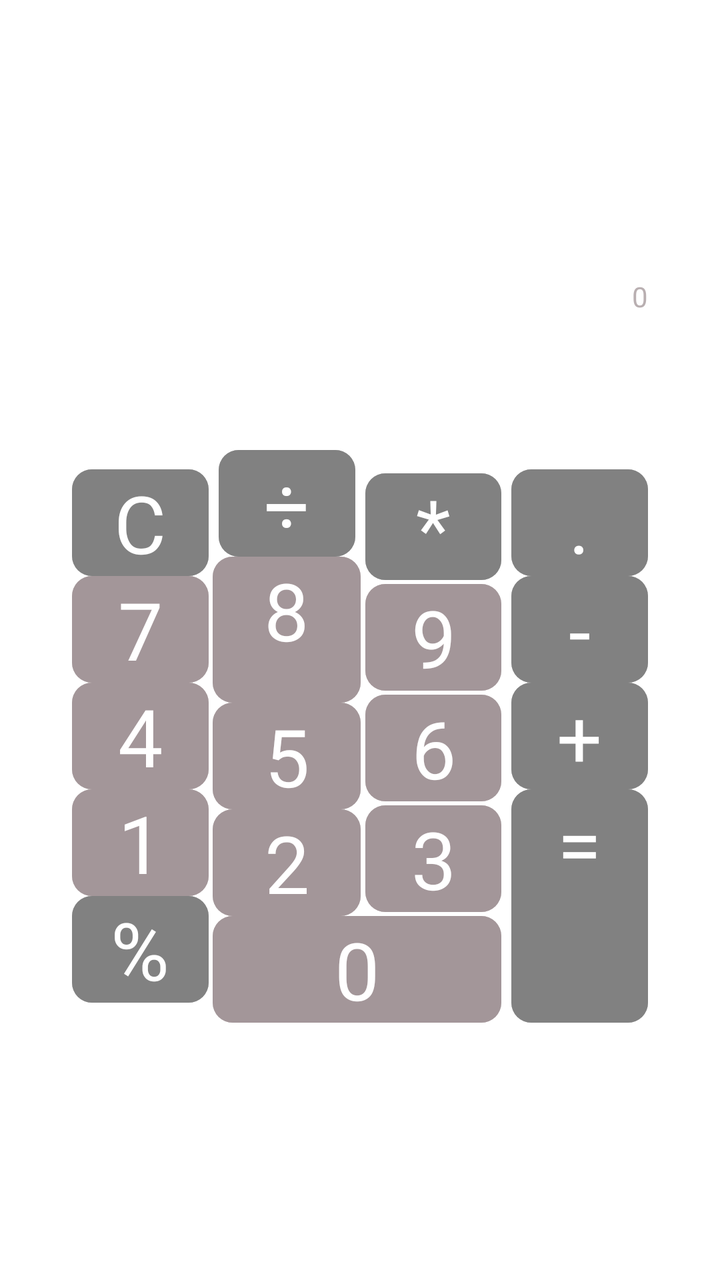
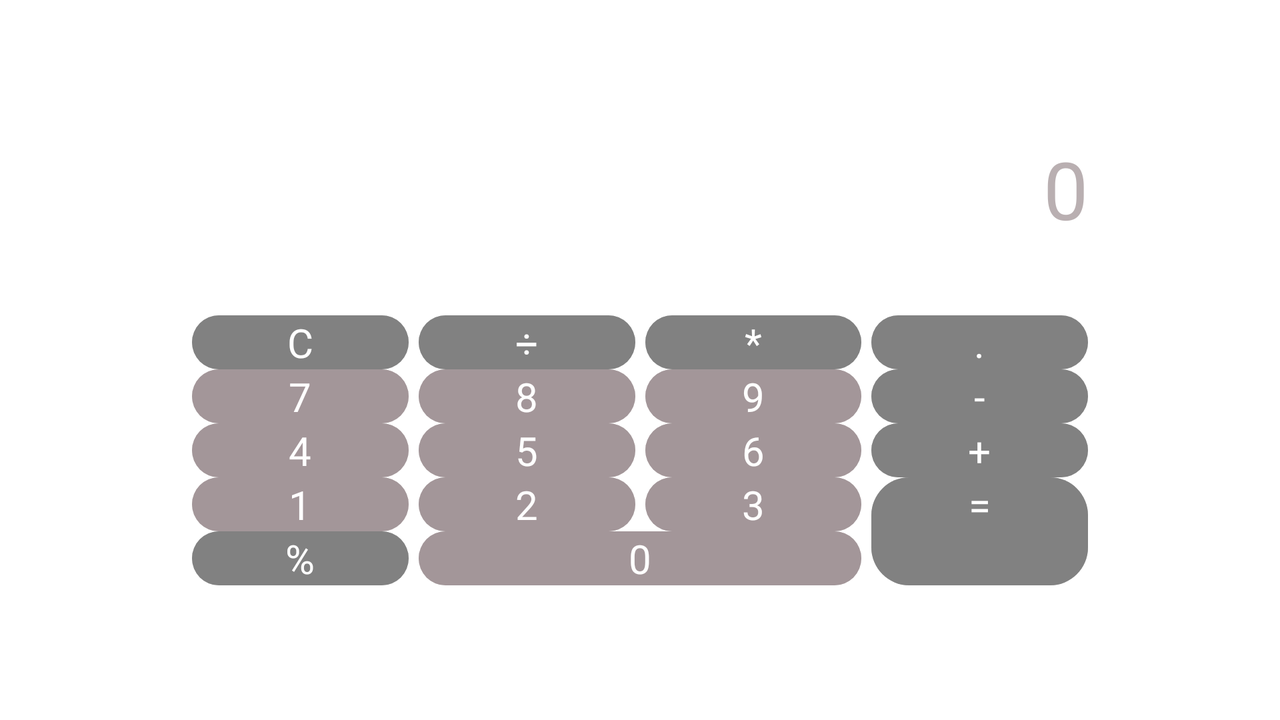

Two renders of one Android screen. The first uses the default layout on a phone; the second uses the alternative layout the repository ships for a different screen configuration, on a matching device. The two XML files are below.
<!-- AndroidManifest.xml: application theme Theme.MyCalculator -->
<!-- res/layout/keyboard.xml -->
<?xml version="1.0" encoding="utf-8"?>
<androidx.constraintlayout.widget.ConstraintLayout xmlns:android="http://schemas.android.com/apk/res/android"
    android:layout_width="match_parent"
    android:layout_height="match_parent"
    xmlns:app="http://schemas.android.com/apk/res-auto">

    <TextView
        android:id="@+id/input"
        android:layout_width="0dp"
        android:layout_height="0dp"
        android:textAlignment="textEnd"
        android:textSize="@dimen/size_text"
        android:textColorHint="@color/copper"
        android:textColor="@color/copper"
        android:hint="@string/hint"
        app:layout_constraintBottom_toTopOf="@id/result"
        app:layout_constraintEnd_toEndOf="parent"
        app:layout_constraintHorizontal_chainStyle="spread"
        app:layout_constraintStart_toStartOf="parent"
        app:layout_constraintTop_toTopOf="parent"
        app:layout_constraintVertical_chainStyle="packed"
        app:layout_constraintWidth_percent=".80"
        app:layout_constraintHeight_percent=".10"/>

    <TextView
        android:id="@+id/result"
        android:layout_width="0dp"
        android:layout_height="0dp"
        android:textAlignment="textEnd"
        android:textSize="20dp"
        android:textColorHint="@color/copper"
        android:textColor="@color/copper"
        app:layout_constraintBottom_toTopOf="@id/button_c"
        app:layout_constraintEnd_toEndOf="@id/input"
        app:layout_constraintHorizontal_chainStyle="spread"
        app:layout_constraintStart_toStartOf="@id/input"
        app:layout_constraintTop_toBottomOf="@id/input"
        app:layout_constraintVertical_chainStyle="packed"
        app:layout_constraintHeight_percent=".05"/>

    <com.google.android.material.button.MaterialButton
        android:id="@+id/button_c"
        android:layout_width="0dp"
        android:layout_height="wrap_content"
        android:text="@string/button_delete"
        android:textSize="@dimen/size_bottom"
        android:backgroundTint="@color/grey"
        android:layout_marginEnd="5dp"
        app:layout_constraintBottom_toTopOf="@id/button_7"
        app:layout_constraintEnd_toStartOf="@+id/button_division"
        app:layout_constraintStart_toStartOf="@id/result"
        app:layout_constraintTop_toBottomOf="@id/result" />

    <com.google.android.material.button.MaterialButton
        android:id="@+id/button_division"
        android:layout_width="0dp"
        android:layout_height="wrap_content"
        android:text="@string/button_division"
        android:textSize="@dimen/size_bottom"
        android:backgroundTint="@color/grey"
        android:layout_marginEnd="5dp"
        app:layout_constraintBottom_toTopOf="@id/button_8"
        app:layout_constraintEnd_toStartOf="@id/button_multiplication"
        app:layout_constraintStart_toEndOf="@id/button_c"
        app:layout_constraintTop_toBottomOf="@id/result" />

    <com.google.android.material.button.MaterialButton
        android:id="@+id/button_multiplication"
        android:layout_width="0dp"
        android:layout_height="wrap_content"
        android:text="@string/button_multiplication"
        android:textSize="@dimen/size_bottom"
        android:backgroundTint="@color/grey"
        android:layout_marginEnd="5dp"
        app:layout_constraintBottom_toTopOf="@id/button_9"
        app:layout_constraintEnd_toStartOf="@id/button_dot"
        app:layout_constraintStart_toEndOf="@id/button_division"
        app:layout_constraintTop_toBottomOf="@id/result" />

    <com.google.android.material.button.MaterialButton
        android:id="@+id/button_7"
        android:layout_width="0dp"
        android:layout_height="wrap_content"
        android:backgroundTint="@color/copper"
        android:text="@string/number_7"
        android:textSize="@dimen/size_bottom"
        app:layout_constraintBottom_toTopOf="@id/button_4"
        app:layout_constraintEnd_toEndOf="@id/button_c"
        app:layout_constraintHorizontal_bias="0.0"
        app:layout_constraintStart_toStartOf="@id/button_c"
        app:layout_constraintTop_toBottomOf="@id/button_c" />

    <com.google.android.material.button.MaterialButton
        android:id="@+id/button_8"
        android:layout_width="74dp"
        android:layout_height="73dp"
        android:backgroundTint="@color/copper"
        android:text="@string/number_8"
        android:textSize="@dimen/size_bottom"
        app:layout_constraintBottom_toTopOf="@id/button_5"
        app:layout_constraintEnd_toEndOf="@id/button_division"
        app:layout_constraintStart_toStartOf="@id/button_division"
        app:layout_constraintTop_toBottomOf="@id/button_division" />

    <com.google.android.material.button.MaterialButton
        android:id="@+id/button_9"
        android:layout_width="0dp"
        android:layout_height="wrap_content"
        android:text="@string/number_9"
        android:textSize="@dimen/size_bottom"
        android:backgroundTint="@color/copper"
        app:layout_constraintBottom_toTopOf="@id/button_6"
        app:layout_constraintEnd_toEndOf="@id/button_multiplication"
        app:layout_constraintStart_toStartOf="@id/button_multiplication"
        app:layout_constraintTop_toBottomOf="@id/button_multiplication" />

    <com.google.android.material.button.MaterialButton
        android:id="@+id/button_minus"
        android:layout_width="0dp"
        android:layout_height="wrap_content"
        android:text="@string/button_minus"
        android:textSize="@dimen/size_bottom"
        android:backgroundTint="@color/grey"
        app:layout_constraintBottom_toTopOf="@id/button_plus"
        app:layout_constraintEnd_toEndOf="@id/button_dot"
        app:layout_constraintStart_toStartOf="@id/button_dot"
        app:layout_constraintTop_toBottomOf="@id/button_dot" />

    <com.google.android.material.button.MaterialButton
        android:id="@+id/button_4"
        android:layout_width="0dp"
        android:layout_height="wrap_content"
        android:text="@string/number_4"
        android:textSize="@dimen/size_bottom"
        android:backgroundTint="@color/copper"
        app:layout_constraintBottom_toTopOf="@id/button_1"
        app:layout_constraintEnd_toEndOf="@id/button_7"
        app:layout_constraintStart_toStartOf="@id/button_7"
        app:layout_constraintTop_toBottomOf="@id/button_7" />

    <com.google.android.material.button.MaterialButton
        android:id="@+id/button_5"
        android:layout_width="0dp"
        android:layout_height="wrap_content"
        android:text="@string/number_5"
        android:textSize="@dimen/size_bottom"
        android:backgroundTint="@color/copper"
        app:layout_constraintBottom_toTopOf="@id/button_2"
        app:layout_constraintEnd_toEndOf="@id/button_8"
        app:layout_constraintStart_toStartOf="@id/button_8"
        app:layout_constraintTop_toBottomOf="@id/button_8" />

    <com.google.android.material.button.MaterialButton
        android:id="@+id/button_6"
        android:layout_width="0dp"
        android:layout_height="wrap_content"
        android:text="@string/number_6"
        android:textSize="@dimen/size_bottom"
        android:backgroundTint="@color/copper"
        app:layout_constraintBottom_toTopOf="@id/button_3"
        app:layout_constraintEnd_toEndOf="@id/button_9"
        app:layout_constraintStart_toStartOf="@id/button_9"
        app:layout_constraintTop_toBottomOf="@id/button_9" />

    <com.google.android.material.button.MaterialButton
        android:id="@+id/button_plus"
        android:layout_width="0dp"
        android:layout_height="wrap_content"
        android:text="@string/button_plus"
        android:textSize="@dimen/size_bottom"
        android:backgroundTint="@color/grey"
        app:layout_constraintBottom_toTopOf="@id/button_equals"
        app:layout_constraintEnd_toEndOf="@id/button_minus"
        app:layout_constraintStart_toStartOf="@id/button_minus"
        app:layout_constraintTop_toBottomOf="@id/button_minus" />

    <com.google.android.material.button.MaterialButton
        android:id="@+id/button_1"
        android:layout_width="0dp"
        android:layout_height="wrap_content"
        android:text="@string/button_1"
        android:textSize="@dimen/size_bottom"
        android:backgroundTint="@color/copper"
        app:layout_constraintBottom_toTopOf="@id/button_percent"
        app:layout_constraintEnd_toEndOf="@id/button_4"
        app:layout_constraintStart_toStartOf="@id/button_4"
        app:layout_constraintTop_toBottomOf="@id/button_4" />

    <com.google.android.material.button.MaterialButton
        android:id="@+id/button_2"
        android:layout_width="0dp"
        android:layout_height="wrap_content"
        android:text="@string/number_2"
        android:textSize="@dimen/size_bottom"
        android:backgroundTint="@color/copper"
        app:layout_constraintBottom_toTopOf="@id/button_0"
        app:layout_constraintEnd_toEndOf="@id/button_5"
        app:layout_constraintStart_toStartOf="@id/button_5"
        app:layout_constraintTop_toBottomOf="@id/button_5" />

    <com.google.android.material.button.MaterialButton
        android:id="@+id/button_3"
        android:layout_width="0dp"
        android:layout_height="wrap_content"
        android:text="@string/number_3"
        android:textSize="@dimen/size_bottom"
        android:backgroundTint="@color/copper"
        app:layout_constraintBottom_toTopOf="@id/button_0"
        app:layout_constraintEnd_toEndOf="@id/button_6"
        app:layout_constraintStart_toStartOf="@id/button_6"
        app:layout_constraintTop_toBottomOf="@+id/button_6" />

    <com.google.android.material.button.MaterialButton
        android:id="@+id/button_equals"
        android:layout_width="0dp"
        android:layout_height="0dp"
        android:text="@string/button_equals"
        android:textSize="@dimen/size_bottom"
        android:backgroundTint="@color/grey"
        app:layout_constraintBottom_toBottomOf="@id/button_0"
        app:layout_constraintEnd_toEndOf="@id/button_plus"
        app:layout_constraintStart_toStartOf="@id/button_plus"
        app:layout_constraintTop_toBottomOf="@+id/button_plus" />

    <com.google.android.material.button.MaterialButton
        android:id="@+id/button_percent"
        android:layout_width="0dp"
        android:layout_height="wrap_content"
        android:backgroundTint="@color/grey"
        android:text="@string/button_percent"
        android:textSize="@dimen/size_bottom"
        app:layout_constraintBottom_toBottomOf="parent"
        app:layout_constraintEnd_toEndOf="@id/button_1"
        app:layout_constraintStart_toStartOf="@id/button_1"
        app:layout_constraintTop_toBottomOf="@id/button_1" />

    <com.google.android.material.button.MaterialButton
        android:id="@+id/button_0"
        android:layout_width="0dp"
        android:layout_height="wrap_content"
        android:text="@string/button_0"
        android:textSize="@dimen/size_bottom"
        android:backgroundTint="@color/copper"
        app:layout_constraintEnd_toEndOf="@id/button_3"
        app:layout_constraintStart_toStartOf="@id/button_2"
        app:layout_constraintTop_toBottomOf="@id/button_2"
        app:layout_constraintBottom_toBottomOf="@id/button_percent"/>

    <com.google.android.material.button.MaterialButton
        android:id="@+id/button_dot"
        android:layout_width="0dp"
        android:layout_height="wrap_content"
        android:text="@string/button_dot"
        android:textSize="@dimen/size_bottom"
        android:backgroundTint="@color/grey"
        app:layout_constraintEnd_toEndOf="@id/result"
        app:layout_constraintStart_toEndOf="@id/button_multiplication"
        app:layout_constraintTop_toBottomOf="@+id/result" />
</androidx.constraintlayout.widget.ConstraintLayout>
<!-- resources referenced by this layout -->
<resources>
  <color name="copper">#B09A8B8E</color>
  <color name="grey">#B0757575</color>
  <dimen name="size_bottom">40sp</dimen>
  <string name="button_0">0</string>
  <string name="button_1">1</string>
  <string name="button_delete">C</string>
  <string name="button_division">÷</string>
  <string name="button_dot">.</string>
  <string name="button_equals">=</string>
  <string name="button_minus">-</string>
  <string name="button_multiplication">*</string>
  <string name="button_percent">%</string>
  <string name="button_plus">+</string>
  <string name="hint">0</string>
  <string name="number_2">2</string>
  <string name="number_3">3</string>
  <string name="number_4">4</string>
  <string name="number_5">5</string>
  <string name="number_6">6</string>
  <string name="number_7">7</string>
  <string name="number_8">8</string>
  <string name="number_9">9</string>
  <style name="Theme.MyCalculator" parent="Theme.MaterialComponents.DayNight.DarkActionBar">
          
          <item name="colorPrimary">@color/blue</item>
          <item name="colorPrimaryVariant">@color/purple_700</item>
          <item name="colorOnPrimary">@color/white</item>
          
          <item name="colorSecondary">@color/teal_200</item>
          <item name="colorSecondaryVariant">@color/teal_700</item>
          <item name="colorOnSecondary">@color/black</item>
          
          <item name="android:statusBarColor" tools:targetApi="l">?attr/colorPrimaryVariant</item>
          
          <item name="materialButtonStyle">@style/CalcButtonNumber.CalcButtonSymbol</item>
      </style>
  <color name="blue">#779599</color>
  <color name="purple_700">#FF3700B3</color>
  <color name="white">#FFFFFFFF</color>
  <color name="teal_200">#FF03DAC5</color>
  <color name="teal_700">#FF018786</color>
  <color name="black">#FF000000</color>
  <style name="CalcButtonNumber.CalcButtonSymbol">
          <item name="android:backgroundTint">@color/blue</item>
      </style>
</resources>
<!-- res/layout-land/keyboard.xml (the repository's variant of the layout above) -->
<!-- drawn on the phone turned sideways -->
<?xml version="1.0" encoding="utf-8"?>
<androidx.constraintlayout.widget.ConstraintLayout xmlns:android="http://schemas.android.com/apk/res/android"
    xmlns:app="http://schemas.android.com/apk/res-auto"
    android:layout_width="match_parent"
    android:layout_height="match_parent"
    android:background="@drawable/tree2">


    <TextView
        android:id="@+id/input"
        android:layout_width="0dp"
        android:layout_height="0dp"
        android:textColorHint="@color/copper"
        android:textColor="@color/copper"
        android:hint="@string/hint"
        android:textAlignment="textEnd"
        android:textSize="40sp"
        app:layout_constraintBottom_toTopOf="@id/result"
        app:layout_constraintEnd_toEndOf="parent"
        app:layout_constraintHeight_percent=".15"
        app:layout_constraintStart_toStartOf="parent"
        app:layout_constraintTop_toTopOf="parent"
        app:layout_constraintVertical_chainStyle="packed"
        app:layout_constraintWidth_percent=".70" />

    <TextView
        android:id="@+id/result"
        android:layout_width="0dp"
        android:layout_height="0dp"
        android:textAlignment="textEnd"
        android:textSize="25sp"
        android:textColorHint="@color/copper"
        android:textColor="@color/copper"
        app:layout_constraintBottom_toTopOf="@id/button_c"
        app:layout_constraintEnd_toEndOf="@id/input"
        app:layout_constraintHorizontal_chainStyle="spread"
        app:layout_constraintStart_toStartOf="@id/input"
        app:layout_constraintTop_toBottomOf="@id/input"
        app:layout_constraintVertical_chainStyle="packed"
        app:layout_constraintHeight_percent=".1"/>

    <Button
        android:id="@+id/button_c"
        android:layout_width="0dp"
        android:layout_height="0dp"
        android:text="@string/button_delete"
        android:textSize="20sp"
        android:backgroundTint="@color/grey"
        android:layout_marginEnd="5dp"
        app:layout_constraintBottom_toTopOf="@id/button_7"
        app:layout_constraintEnd_toStartOf="@+id/button_division"
        app:layout_constraintStart_toStartOf="@id/result"
        app:layout_constraintTop_toBottomOf="@id/result" />

    <Button
        android:id="@+id/button_division"
        android:layout_width="0dp"
        android:layout_height="0dp"
        android:text="@string/button_division"
        android:textSize="20sp"
        android:backgroundTint="@color/grey"
        android:layout_marginEnd="5dp"
        app:layout_constraintBottom_toTopOf="@id/button_8"
        app:layout_constraintEnd_toStartOf="@id/button_multiplication"
        app:layout_constraintStart_toEndOf="@id/button_c"
        app:layout_constraintTop_toBottomOf="@id/result" />

    <Button
        android:id="@+id/button_multiplication"
        android:layout_width="0dp"
        android:layout_height="wrap_content"
        android:text="@string/button_multiplication"
        android:textSize="20sp"
        android:backgroundTint="@color/grey"
        android:layout_marginEnd="5dp"
        app:layout_constraintBottom_toTopOf="@id/button_9"
        app:layout_constraintEnd_toStartOf="@id/button_dot"
        app:layout_constraintStart_toEndOf="@id/button_division"
        app:layout_constraintTop_toBottomOf="@id/result" />

    <Button
        android:id="@+id/button_7"
        android:layout_width="0dp"
        android:layout_height="0dp"
        android:text="@string/number_7"
        android:textSize="20sp"
        android:backgroundTint="@color/copper"
        app:layout_constraintBottom_toTopOf="@id/button_4"
        app:layout_constraintEnd_toEndOf="@id/button_c"
        app:layout_constraintStart_toStartOf="@id/button_c"
        app:layout_constraintTop_toBottomOf="@id/button_c" />

    <Button
        android:id="@+id/button_8"
        android:layout_width="0dp"
        android:layout_height="wrap_content"
        android:backgroundTint="@color/copper"
        android:text="@string/number_8"
        android:textSize="20sp"
        app:layout_constraintBottom_toTopOf="@id/button_5"
        app:layout_constraintEnd_toEndOf="@id/button_division"
        app:layout_constraintStart_toStartOf="@id/button_division"
        app:layout_constraintTop_toBottomOf="@id/button_division" />

    <Button
        android:id="@+id/button_9"
        android:layout_width="0dp"
        android:layout_height="wrap_content"
        android:text="@string/number_9"
        android:textSize="20sp"
        android:backgroundTint="@color/copper"
        app:layout_constraintBottom_toTopOf="@id/button_6"
        app:layout_constraintEnd_toEndOf="@id/button_multiplication"
        app:layout_constraintStart_toStartOf="@id/button_multiplication"
        app:layout_constraintTop_toBottomOf="@id/button_multiplication" />

    <Button
        android:id="@+id/button_minus"
        android:layout_width="0dp"
        android:layout_height="wrap_content"
        android:text="@string/button_minus"
        android:textSize="20sp"
        android:backgroundTint="@color/grey"
        app:layout_constraintBottom_toTopOf="@id/button_plus"
        app:layout_constraintEnd_toEndOf="@id/button_dot"
        app:layout_constraintStart_toStartOf="@id/button_dot"
        app:layout_constraintTop_toBottomOf="@id/button_dot" />

    <Button
        android:id="@+id/button_4"
        android:layout_width="0dp"
        android:layout_height="0dp"
        android:text="@string/number_4"
        android:textSize="20sp"
        android:backgroundTint="@color/copper"
        app:layout_constraintBottom_toTopOf="@id/button_1"
        app:layout_constraintEnd_toEndOf="@id/button_7"
        app:layout_constraintStart_toStartOf="@id/button_7"
        app:layout_constraintTop_toBottomOf="@id/button_7" />

    <Button
        android:id="@+id/button_5"
        android:layout_width="0dp"
        android:layout_height="wrap_content"
        android:text="@string/number_5"
        android:textSize="20sp"
        android:backgroundTint="@color/copper"
        app:layout_constraintBottom_toTopOf="@id/button_2"
        app:layout_constraintEnd_toEndOf="@id/button_8"
        app:layout_constraintStart_toStartOf="@id/button_8"
        app:layout_constraintTop_toBottomOf="@id/button_8" />

    <Button
        android:id="@+id/button_6"
        android:layout_width="0dp"
        android:layout_height="wrap_content"
        android:text="@string/number_6"
        android:textSize="20sp"
        android:backgroundTint="@color/copper"
        app:layout_constraintBottom_toTopOf="@id/button_3"
        app:layout_constraintEnd_toEndOf="@id/button_9"
        app:layout_constraintStart_toStartOf="@id/button_9"
        app:layout_constraintTop_toBottomOf="@id/button_9" />

    <Button
        android:id="@+id/button_plus"
        android:layout_width="0dp"
        android:layout_height="wrap_content"
        android:text="@string/button_plus"
        android:textSize="20sp"
        android:backgroundTint="@color/grey"
        app:layout_constraintBottom_toTopOf="@id/button_equals"
        app:layout_constraintEnd_toEndOf="@id/button_minus"
        app:layout_constraintStart_toStartOf="@id/button_minus"
        app:layout_constraintTop_toBottomOf="@id/button_minus" />

    <Button
        android:id="@+id/button_1"
        android:layout_width="0dp"
        android:layout_height="0dp"
        android:text="@string/button_1"
        android:textSize="20sp"
        android:backgroundTint="@color/copper"
        app:layout_constraintBottom_toTopOf="@id/button_percent"
        app:layout_constraintEnd_toEndOf="@id/button_4"
        app:layout_constraintStart_toStartOf="@id/button_4"
        app:layout_constraintTop_toBottomOf="@id/button_4" />

    <Button
        android:id="@+id/button_2"
        android:layout_width="0dp"
        android:layout_height="wrap_content"
        android:text="@string/number_2"
        android:textSize="20sp"
        android:backgroundTint="@color/copper"
        app:layout_constraintBottom_toTopOf="@id/button_0"
        app:layout_constraintEnd_toEndOf="@id/button_5"
        app:layout_constraintStart_toStartOf="@id/button_5"
        app:layout_constraintTop_toBottomOf="@id/button_5" />

    <Button
        android:id="@+id/button_3"
        android:layout_width="0dp"
        android:layout_height="wrap_content"
        android:text="@string/number_3"
        android:textSize="20sp"
        android:backgroundTint="@color/copper"
        app:layout_constraintBottom_toTopOf="@id/button_0"
        app:layout_constraintEnd_toEndOf="@id/button_6"
        app:layout_constraintStart_toStartOf="@id/button_6"
        app:layout_constraintTop_toBottomOf="@+id/button_6" />

    <Button
        android:id="@+id/button_equals"
        android:layout_width="0dp"
        android:layout_height="0dp"
        android:text="@string/button_equals"
        android:textSize="20sp"
        android:backgroundTint="@color/grey"
        app:layout_constraintBottom_toBottomOf="@id/button_0"
        app:layout_constraintEnd_toEndOf="@id/button_plus"
        app:layout_constraintStart_toStartOf="@id/button_plus"
        app:layout_constraintTop_toBottomOf="@+id/button_plus" />

    <Button
        android:id="@+id/button_percent"
        android:layout_width="0dp"
        android:layout_height="0dp"
        android:backgroundTint="@color/grey"
        android:text="@string/button_percent"
        android:textSize="20sp"
        app:layout_constraintBottom_toBottomOf="parent"
        app:layout_constraintEnd_toEndOf="@id/button_1"
        app:layout_constraintStart_toStartOf="@id/button_1"
        app:layout_constraintTop_toBottomOf="@id/button_1" />

    <Button
        android:id="@+id/button_0"
        android:layout_width="0dp"
        android:layout_height="wrap_content"
        android:text="@string/button_0"
        android:textSize="20sp"
        android:backgroundTint="@color/copper"
        app:layout_constraintEnd_toEndOf="@id/button_3"
        app:layout_constraintStart_toStartOf="@id/button_2"
        app:layout_constraintTop_toBottomOf="@id/button_2"
        app:layout_constraintBottom_toBottomOf="@id/button_percent"/>

    <Button
        android:id="@+id/button_dot"
        android:layout_width="0dp"
        android:layout_height="wrap_content"
        android:text="@string/button_dot"
        android:textSize="20sp"
        android:backgroundTint="@color/grey"
        app:layout_constraintEnd_toEndOf="@id/result"
        app:layout_constraintStart_toEndOf="@id/button_multiplication"
        app:layout_constraintTop_toBottomOf="@+id/result"
        app:layout_constraintVertical_chainStyle="spread_inside"/>

</androidx.constraintlayout.widget.ConstraintLayout>
<!-- resources referenced by the variant -->
<!-- as the phone turned sideways resolves them -->
<resources>
  <color name="copper">#B09A8B8E</color>
  <color name="grey">#B0757575</color>
  <string name="button_0">0</string>
  <string name="button_1">1</string>
  <string name="button_delete">C</string>
  <string name="button_division">÷</string>
  <string name="button_dot">.</string>
  <string name="button_equals">=</string>
  <string name="button_minus">-</string>
  <string name="button_multiplication">*</string>
  <string name="button_percent">%</string>
  <string name="button_plus">+</string>
  <string name="hint">0</string>
  <string name="number_2">2</string>
  <string name="number_3">3</string>
  <string name="number_4">4</string>
  <string name="number_5">5</string>
  <string name="number_6">6</string>
  <string name="number_7">7</string>
  <string name="number_8">8</string>
  <string name="number_9">9</string>
  <style name="Theme.MyCalculator" parent="Theme.MaterialComponents.DayNight.DarkActionBar">
          
          <item name="colorPrimary">@color/blue</item>
          <item name="colorPrimaryVariant">@color/purple_700</item>
          <item name="colorOnPrimary">@color/white</item>
          
          <item name="colorSecondary">@color/teal_200</item>
          <item name="colorSecondaryVariant">@color/teal_700</item>
          <item name="colorOnSecondary">@color/black</item>
          
          <item name="android:statusBarColor" tools:targetApi="l">?attr/colorPrimaryVariant</item>
          
          <item name="materialButtonStyle">@style/CalcButtonNumber.CalcButtonSymbol</item>
      </style>
  <color name="blue">#779599</color>
  <color name="purple_700">#FF3700B3</color>
  <color name="white">#FFFFFFFF</color>
  <color name="teal_200">#FF03DAC5</color>
  <color name="teal_700">#FF018786</color>
  <color name="black">#FF000000</color>
  <!-- from res/values-land/ -->
  <style name="CalcButtonNumber.CalcButtonSymbol">
          <item name="android:backgroundTint">@color/blue</item>
      </style>
</resources>
